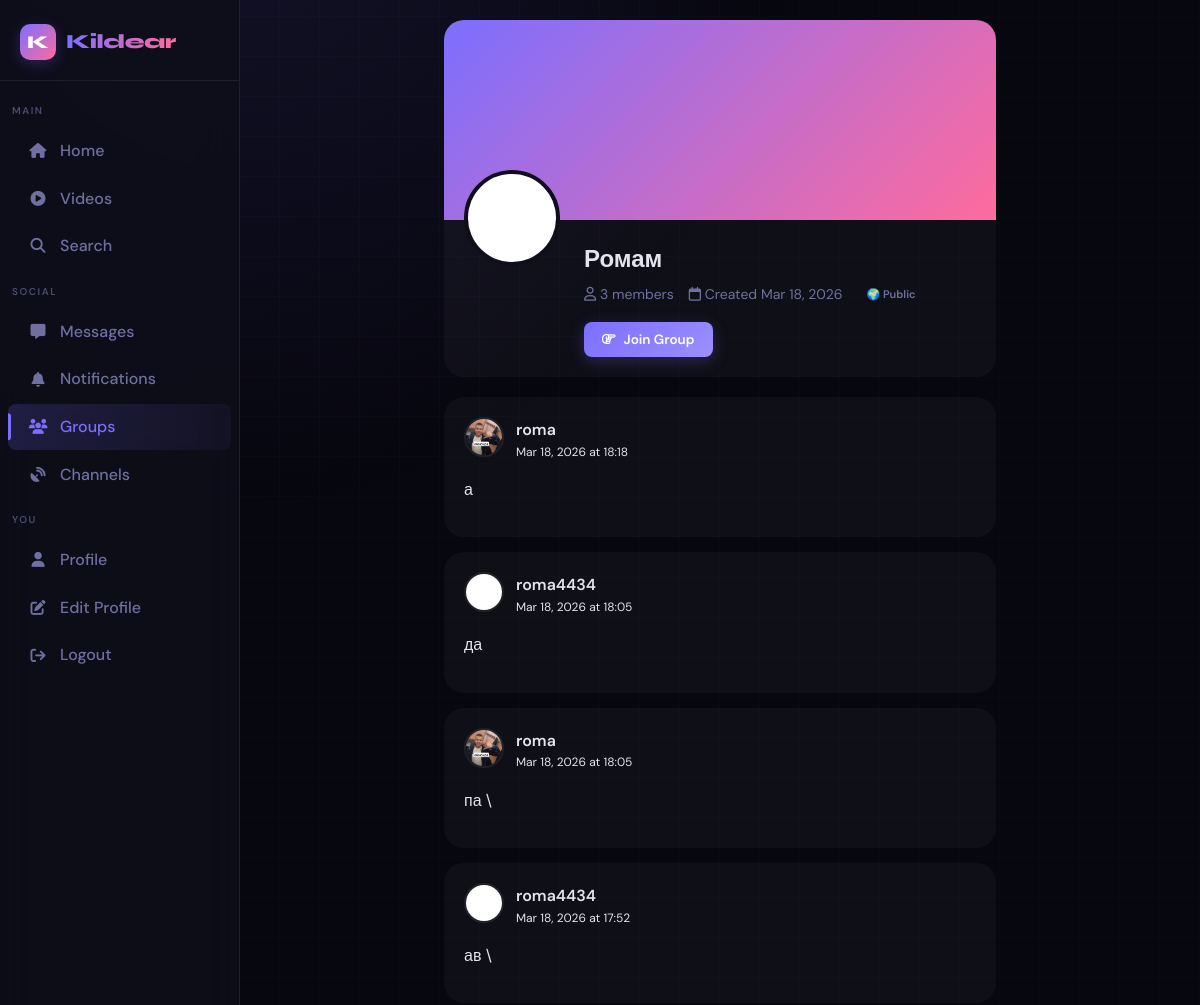
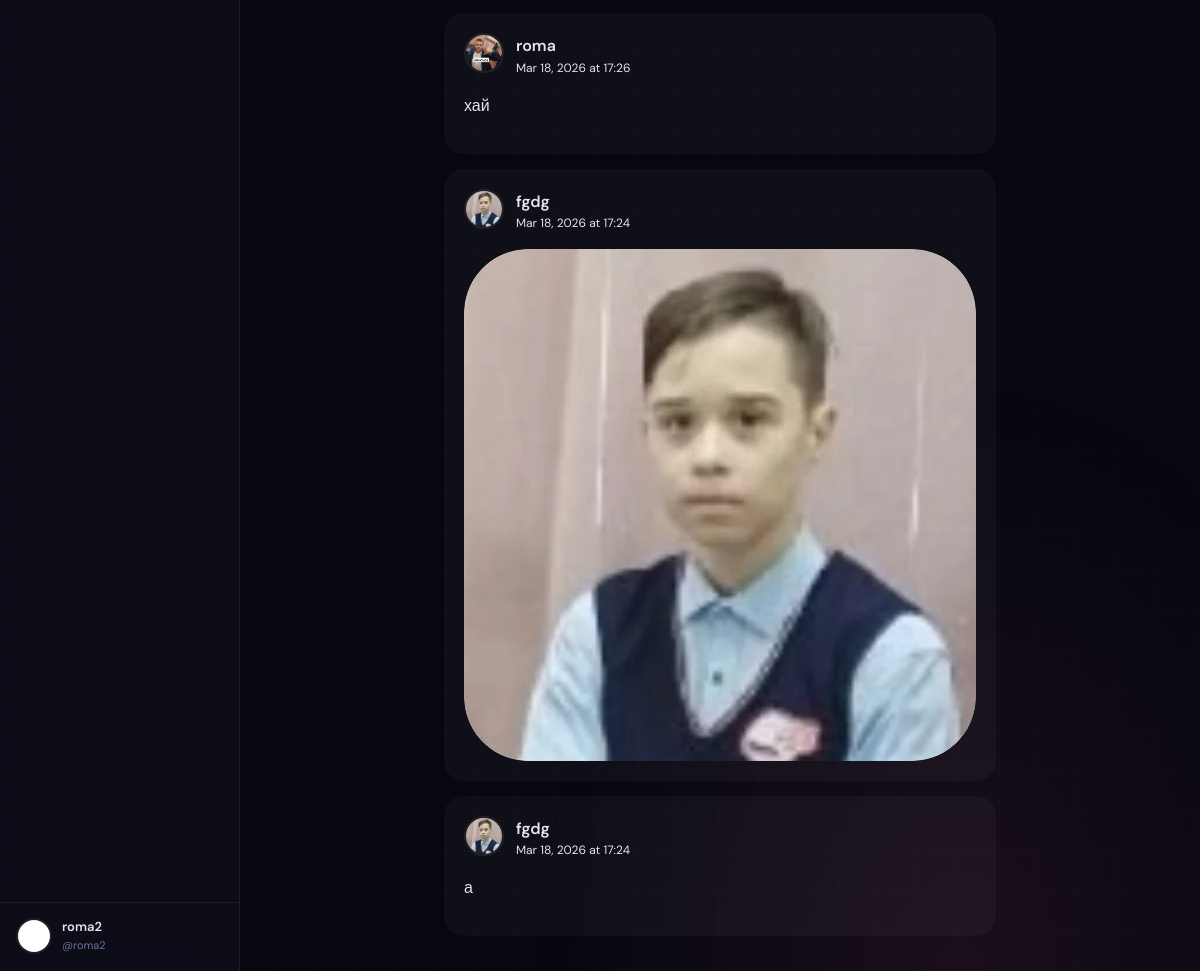
The page /groups/-ecf863 (signed in) on the database as committed earlier (2 pictures, top to bottom).
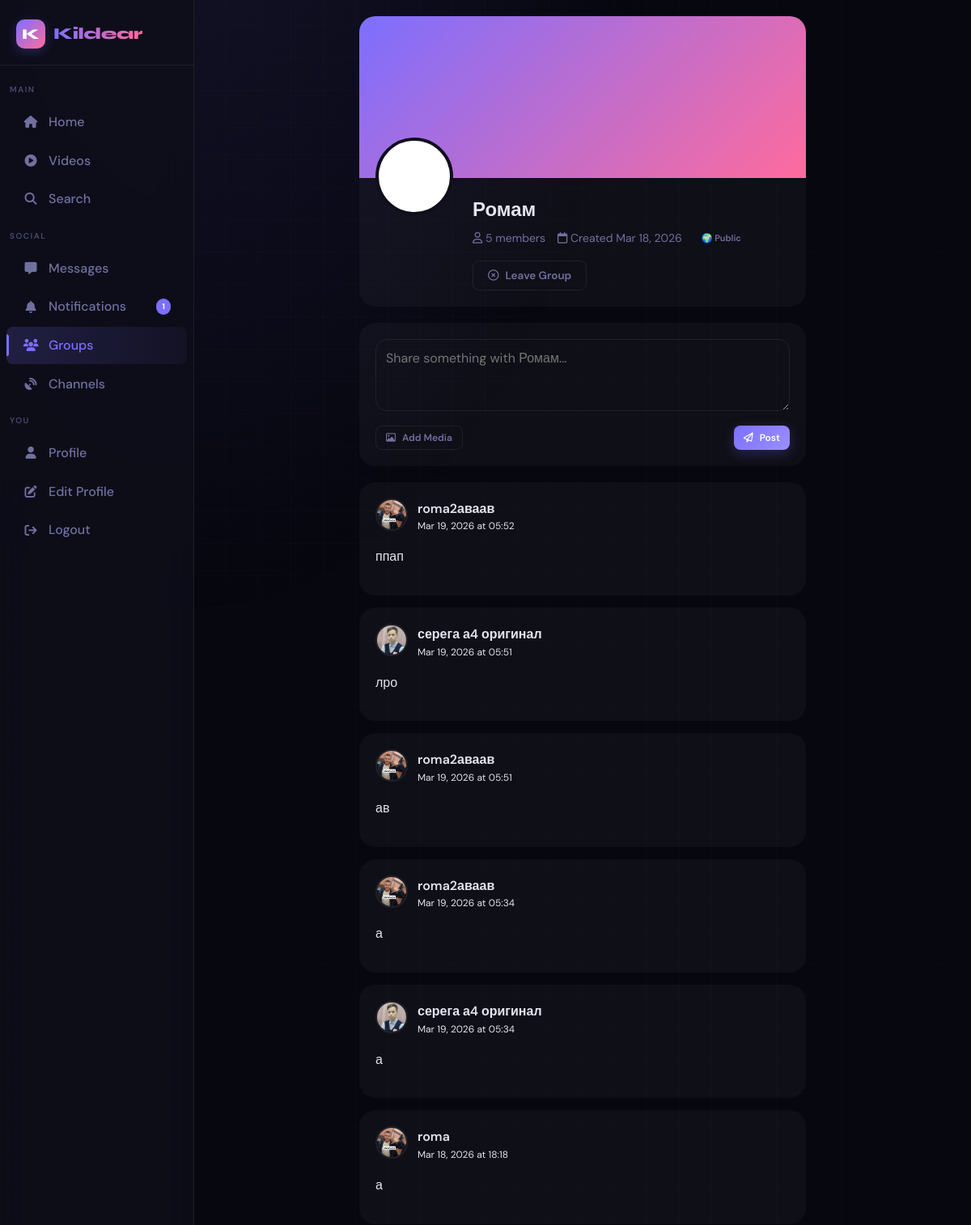
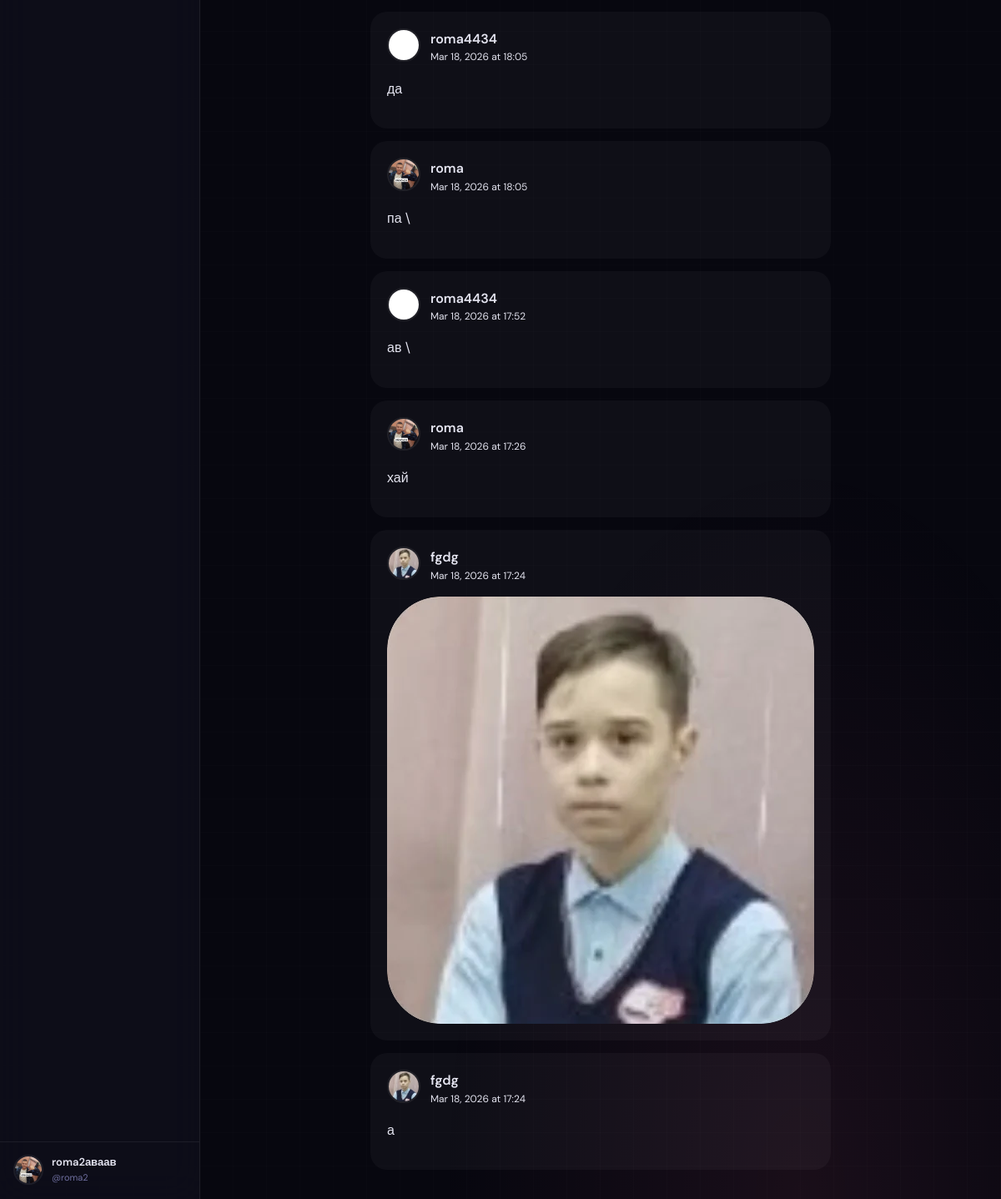
The same page on the database as committed later (2 pictures, top to bottom).
### app.py (models this page shows, shortened)
class User(UserMixin, db.Model):
    id = db.Column(db.Integer, primary_key=True)
    username = db.Column(db.String(40), unique=True, nullable=False)
    email = db.Column(db.String(120), unique=True, nullable=False)
    password_hash = db.Column(db.String(256), nullable=False)
    display_name = db.Column(db.String(60), default="")
    bio = db.Column(db.String(500), default="")
    avatar = db.Column(db.String(300), default="/static/default_avatar.png")
    cover_photo = db.Column(db.String(300), default="")
    website = db.Column(db.String(200), default="")
    location = db.Column(db.String(100), default="")
    accent_color = db.Column(db.String(7), default="#6c63ff")
    is_private = db.Column(db.Boolean, default=False)
    is_verified = db.Column(db.Boolean, default=False)
    is_banned = db.Column(db.Boolean, default=False)
    is_admin = db.Column(db.Boolean, default=False)
    is_online = db.Column(db.Boolean, default=False)
    last_seen = db.Column(db.DateTime, default=datetime.utcnow)
    created_at = db.Column(db.DateTime, default=datetime.utcnow)
    two_factor_enabled = db.Column(db.Boolean, default=False)
    two_factor_secret = db.Column(db.String(32), nullable=True)
    posts = db.relationship("Post", backref="author", lazy="dynamic",
                            foreign_keys="Post.user_id")
    sent_msgs = db.relationship("Message", backref="sender", lazy="dynamic",
                                foreign_keys="Message.sender_id")
    recv_msgs = db.relationship("Message", backref="receiver", lazy="dynamic",
                                foreign_keys="Message.receiver_id")
    notifications = db.relationship("Notification", backref="recipient", lazy="dynamic",
                                    foreign_keys="Notification.user_id")
    comments = db.relationship("Comment", backref="author", lazy="dynamic")
    owned_groups = db.relationship("Group", backref="owner", lazy="dynamic")
    owned_channels = db.relationship("Channel", backref="owner", lazy="dynamic")
    login_history = db.relationship("LoginHistory", backref="user", lazy="dynamic")
    blocked_users = db.relationship(
        "User", secondary=blocks,
        primaryjoin=blocks.c.blocker_id == id,
        secondaryjoin=blocks.c.blocked_id == id,
        backref=db.backref("blocked_by", lazy="dynamic"),
        lazy="dynamic"
    )
    following = db.relationship(
        "User", secondary=follows,
        primaryjoin=follows.c.follower_id == id,
        secondaryjoin=follows.c.followed_id == id,
        backref=db.backref("followers", lazy="dynamic"),
        lazy="dynamic"
    )

class Group(db.Model):
    id = db.Column(db.Integer, primary_key=True)
    name = db.Column(db.String(100), nullable=False)
    slug = db.Column(db.String(120), unique=True, nullable=False)
    description = db.Column(db.Text, default="")
    avatar = db.Column(db.String(300), default="/static/default_group.png")
    cover = db.Column(db.String(300), default="")
    owner_id = db.Column(db.Integer, db.ForeignKey("user.id"), nullable=False)
    is_private = db.Column(db.Boolean, default=False)
    created_at = db.Column(db.DateTime, default=datetime.utcnow)
    members = db.relationship("User", secondary=group_members,
                              backref="groups", lazy="dynamic")
    posts = db.relationship("GroupPost", backref="group", lazy="dynamic",
                            cascade="all,delete")
    @property
    def member_count(self):
        return self.members.count()

class GroupPost(db.Model):
    id = db.Column(db.Integer, primary_key=True)
    group_id = db.Column(db.Integer, db.ForeignKey("group.id"), nullable=False)
    user_id = db.Column(db.Integer, db.ForeignKey("user.id"), nullable=False)
    content = db.Column(db.Text, default="")
    media_url = db.Column(db.String(300), default="")
    media_type = db.Column(db.String(20), default="text")
    created_at = db.Column(db.DateTime, default=datetime.utcnow)
    author = db.relationship("User")

### app.py (the view)
@app.route("/groups/<slug>")
@login_required
def group_detail(slug):
    g = Group.query.filter_by(slug=slug).first_or_404()
    is_member = g.members.filter(User.id == current_user.id).count() > 0
    posts = g.posts.order_by(GroupPost.created_at.desc()).limit(30).all()
    return render_template(
        "group_detail.html",
        group=g,
        is_member=is_member,
        posts=posts
    )

### app.py (called while the page is built)
def get_client_ip():
    if request.headers.get('X-Forwarded-For'):
        return request.headers.get('X-Forwarded-For').split(',')[0].strip()
    return request.remote_addr or '0.0.0.0'

@app.before_request
def ddos_shield():
    ip = get_client_ip()
    if ip in _blocked_ips:
        abort(429)
    now = time.time()
    window = [t for t in _req_log[ip] if now - t < 10]
    window.append(now)
    _req_log[ip] = window
    if len(window) > 200:
        _blocked_ips.add(ip)
        app.logger.warning(f"[DDoS] Blocked IP: {ip}")
        abort(429)
    if request.content_length and request.content_length > app.config["MAX_CONTENT_LENGTH"]:
        abort(413)

@app.after_request
def security_headers(response):
    response.headers["X-Content-Type-Options"] = "nosniff"
    response.headers["X-Frame-Options"] = "DENY"
    response.headers["X-XSS-Protection"] = "1; mode=block"
    response.headers["Referrer-Policy"] = "strict-origin-when-cross-origin"
    response.headers["Strict-Transport-Security"] = "max-age=31536000; includeSubDomains"
    csp = [
        "default-src 'self'",
        "script-src 'self' 'unsafe-inline' https://cdn.socket.io https://cdnjs.cloudflare.com",
        "style-src 'self' 'unsafe-inline' https://cdnjs.cloudflare.com",
        "font-src 'self' https://cdnjs.cloudflare.com",
        "img-src 'self' data: blob:",
        "media-src 'self' blob:",
        "connect-src 'self' wss: ws:",
        "frame-ancestors 'none'"
    ]
    response.headers["Content-Security-Policy"] = '; '.join(csp)
    return response

@login_mgr.user_loader
def load_user(user_id):
    return db.session.get(User, int(user_id))

### templates/group_detail.html (shortened to what this page needs)
{% extends "base.html" %}
{% block content %}
<div class="group-page" style="max-width: 800px; margin: 0 auto; padding: 20px;">
    <div class="group-header" style="background: var(--card); border-radius: var(--radius-lg); overflow: hidden; margin-bottom: 20px;">
        {% if group.cover %}
        <div class="group-cover" style="height: 200px; background-image: url('{{ group.cover }}'); background-size: cover; background-position: center;"></div>
        {% else %}
        <div class="group-cover" style="height: 200px; background: linear-gradient(135deg, var(--primary), var(--secondary));"></div>
        {% endif %}
        <div class="group-info" style="padding: 20px; position: relative;">
            <div class="group-avatar" style="position: absolute; top: -50px; left: 20px;">
                {% if group.avatar %}
                <img src="{{ group.avatar }}" class="avatar avatar-xl" style="border: 4px solid var(--surface);">
                {% else %}
                <div class="avatar avatar-xl" style="background: var(--primary); color: white; display: flex; align-items: center; justify-content: center; font-size: 2rem; border: 4px solid var(--surface);">
                    {{ group.name[0].upper() }}
                </div>
                {% endif %}
            </div>
            <div style="margin-left: 120px;">
                <h1 style="font-size: 24px; margin-bottom: 5px;">{{ group.name }}</h1>
                <div style="display: flex; gap: 15px; color: var(--text-muted); font-size: 14px; margin-bottom: 10px;">
                    <span><i class="fa-regular fa-user"></i> {{ group.member_count }} members</span>
                    <span><i class="fa-regular fa-calendar"></i> Created {{ group.created_at.strftime('%b %d, %Y') }}</span>
                    {% if group.is_private %}
                    <span class="badge private">🔒 Private</span>
                    {% else %}
                    <span class="badge public">🌍 Public</span>
                    {% endif %}
                </div>
                <div style="display: flex; gap: 10px; margin-top: 15px;">
                    {% if is_member %}
                        <form action="{{ url_for('leave_group', slug=group.slug) }}" method="POST">
                            <button type="submit" class="btn btn-outline">
                                <i class="fa-regular fa-circle-xmark"></i> Leave Group
                            </button>
                        </form>
                    {% else %}
                        <form action="{{ url_for('join_group', slug=group.slug) }}" method="POST">
                            <button type="submit" class="btn btn-primary">
                                <i class="fa-regular fa-hand-point-right"></i> Join Group
                            </button>
                        </form>
                    {% endif %}
                </div>
            </div>
        </div>
    </div>
    <div class="group-posts">
        {% if is_member %}
        <div class="create-post" style="background: var(--card); border-radius: var(--radius-lg); padding: 20px; margin-bottom: 20px;">
            <form action="{{ url_for('group_post', slug=group.slug) }}" method="POST" enctype="multipart/form-data">
                <textarea name="content" placeholder="Share something with {{ group.name }}..."
                          style="width: 100%; padding: 12px; border: 1px solid var(--border); border-radius: var(--radius); background: var(--input-bg); color: var(--text); resize: vertical;"
                          rows="3"></textarea>
                <div style="display: flex; gap: 10px; margin-top: 10px;">
                    <button type="button" class="btn btn-outline btn-sm" onclick="document.getElementById('media-input').click()">
                        <i class="fa-regular fa-image"></i> Add Media
                    </button>
                    <button type="submit" class="btn btn-primary btn-sm" style="margin-left: auto;">
                        <i class="fa-regular fa-paper-plane"></i> Post
                    </button>
                </div>
            </form>
        </div>
        {% endif %}
        <div class="posts-feed">
            {% for post in posts %}
            <div class="post-card" style="background: var(--card); border-radius: var(--radius-lg); padding: 20px; margin-bottom: 15px;">
                <div style="display: flex; gap: 12px; margin-bottom: 15px;">
                    <img src="{{ post.author.avatar or '/static/default_avatar.png' }}" class="avatar avatar-sm">
                    <div>
                        <div style="font-weight: 600;">{{ post.author.display_name or post.author.username }}</div>
                        <div style="font-size: 12px; color: var(--text-muted;">{{ post.created_at.strftime('%b %d, %Y at %H:%M') }}</div>
                    </div>
                </div>
                {% if post.content %}
                <p style="margin-bottom: 15px;">{{ post.content }}</p>
                {% endif %}
                {% if post.media_url %}
                    {% if post.media_type == 'video' %}
                    <video src="{{ post.media_url }}" controls style="max-width: 100%; border-radius: var(--radius);"></video>
                    {% else %}
                    <img src="{{ post.media_url }}" style="max-width: 100%; border-radius: var(--radius);">
                    {% endif %}
                {% endif %}
            </div>
            {% else %}
            <div class="empty-state" style="text-align: center; padding: 40px; background: var(--card); border-radius: var(--radius-lg);">
                <div style="font-size: 48px; margin-bottom: 15px;">📭</div>
                <h3>No posts yet</h3>
                <p style="color: var(--text-muted);">Be the first to post in this group!</p>
            </div>
            {% endfor %}
        </div>
    </div>
</div>
{% endblock %}

### templates/base.html (shortened to what this page needs)
<!DOCTYPE html>
<html lang="en" data-theme="dark">
<head>
  <link rel="stylesheet" href="https://cdnjs.cloudflare.com/ajax/libs/font-awesome/6.5.0/css/all.min.css"/>
</head>
<body>
<nav class="sidebar" id="sidebar">
  <a href="{{ url_for('index') }}" class="sidebar-logo">
    <div class="logo-mark">K</div>
    <span class="logo-text">Kildear</span>
  </a>
  <span class="nav-section">Main</span>
  <a href="{{ url_for('index') }}"
     class="nav-item {% if request.endpoint == 'index' %}active{% endif %}">
    <i class="fa-solid fa-house"></i> Home
  </a>
  <a href="{{ url_for('video_feed') }}"
     class="nav-item {% if request.endpoint == 'video_feed' %}active{% endif %}">
    <i class="fa-solid fa-play-circle"></i> Videos
  </a>
  <a href="{{ url_for('search') }}"
     class="nav-item {% if request.endpoint == 'search' %}active{% endif %}">
    <i class="fa-solid fa-magnifying-glass"></i> Search
  </a>
  <span class="nav-section">Social</span>
  <a href="{{ url_for('chat_list') }}"
     class="nav-item {% if 'chat' in request.endpoint %}active{% endif %}">
    <i class="fa-solid fa-message"></i> Messages
  </a>
  <a href="{{ url_for('notifications') }}"
     class="nav-item {% if request.endpoint == 'notifications' %}active{% endif %}">
    <i class="fa-solid fa-bell"></i> Notifications
    {% if notif_count > 0 %}
      <span class="nav-badge">{{ notif_count }}</span>
    {% endif %}
  </a>
  <a href="{{ url_for('groups') }}"
     class="nav-item {% if 'group' in request.endpoint %}active{% endif %}">
    <i class="fa-solid fa-users"></i> Groups
  </a>
  <a href="{{ url_for('channels') }}"
     class="nav-item {% if 'channel' in request.endpoint %}active{% endif %}">
    <i class="fa-solid fa-satellite-dish"></i> Channels
  </a>
  {% if current_user.is_authenticated %}
  <span class="nav-section">You</span>
  <a href="{{ url_for('profile', username=current_user.username) }}"
     class="nav-item {% if request.endpoint == 'profile' and request.view_args.get('username') == current_user.username %}active{% endif %}">
    <i class="fa-solid fa-user"></i> Profile
  </a>
  <a href="{{ url_for('edit_profile') }}"
     class="nav-item {% if request.endpoint == 'edit_profile' %}active{% endif %}">
    <i class="fa-solid fa-pen-to-square"></i> Edit Profile
  </a>
  <a href="{{ url_for('logout') }}" class="nav-item">
    <i class="fa-solid fa-arrow-right-from-bracket"></i> Logout
  </a>
  <div class="sidebar-user">
    <img src="{{ current_user.avatar }}" alt="" class="avatar"/>
    <div class="sidebar-user-info">
      <div class="name truncate">{{ current_user.display_name or current_user.username }}</div>
      <div class="handle">@{{ current_user.username }}</div>
    </div>
  </div>
  {% endif %}
</nav>
<div class="app-shell">
  <div class="main-content">
    {% block content %}{% endblock %}
  </div>
</div>
</body>
</html>

Rows that differ between the two databases and show on the page:
changed User "roma2": avatar: picture added in place of a placeholder; display_name "roma2" → "roma2аваав"
shown differently, row unchanged: Group "Ромам": content (not shown) → "Share something with Ромам..."
added GroupPost: author (picture), author "roma2аваав", created_at "Mar 19, 2026 at 05:52", content "ппап"
added GroupPost: author (picture), author "серега а4 оригинал", created_at "Mar 19, 2026 at 05:51", content "лро"
added GroupPost: author (picture), author "roma2аваав", created_at "Mar 19, 2026 at 05:51", content "ав"
added GroupPost: author (picture), author "roma2аваав", created_at "Mar 19, 2026 at 05:34", content "а"
added GroupPost: author (picture), author "серега а4 оригинал", created_at "Mar 19, 2026 at 05:34", content "а"
Other text that changed with them:
{{ notif_count }}: (not shown) → "1"
{{ group.member_count }}: "3" → "5"
text no longer shown: "Join Group"
text now shown: "Leave Group Add Media Post"
